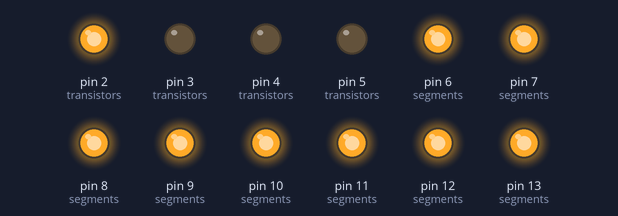
Bench run of a sketch on a simulated Arduino Uno, built with avr-gcc and run on an emulated ATmega328P. Shown: output pins drawn as LEDs (lit = HIGH).

Above: at 0.2 s.
At 1.2 s:
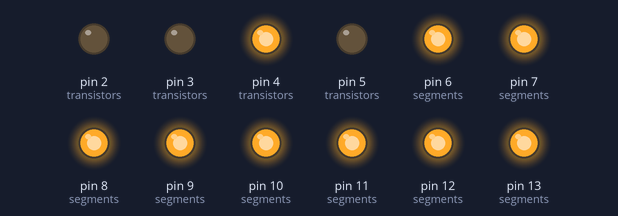
At 1.7 s:
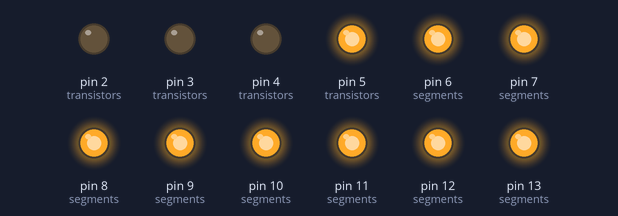
At 3.2 s:
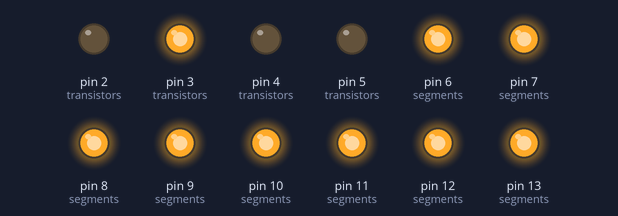
At 4.7 s:
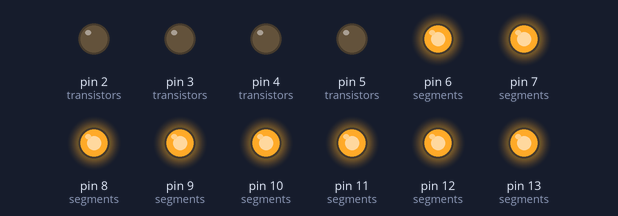
Timing chart, 0 to 5.8 s (numbered marks = the images above):
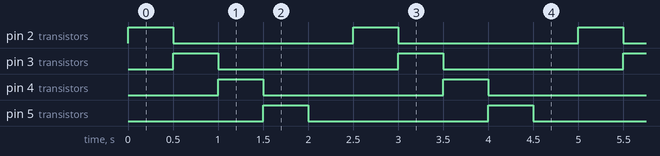

The sketch:

sketch_mapeamento_set_seg.ino
```cpp
#define STATE_HIGH 1
#define STATE_LOW 0
#define NUM_TRANSISTORS (sizeof(transistors) / sizeof(transistors[0]))
typedef struct {
  uint8_t pin;         // Pinos dos segmentos(leds).
  uint8_t bit;         // Mapeamento dos bytes.
  uint8_t active_bit;  // Ligado/desligado.
} segment_t;

typedef struct {
  uint8_t pin;           // Pinos dos transistores.
  uint8_t active_level;  // Estado dos transistores.
} digit_t;

digit_t transistors[] = {
  { 2, STATE_HIGH },
  { 3, STATE_HIGH },
  { 4, STATE_HIGH },
  { 5, STATE_HIGH }
};
enum {
  SEG_A = 0,
  SEG_B,
  SEG_C,
  SEG_D,
  SEG_E,
  SEG_F,
  SEG_G,
  SEG_DP,
  NUM_SEGMENTS
};

segment_t segments[NUM_SEGMENTS] = {
  { 6, 0, STATE_HIGH },   // A
  { 7, 1, STATE_HIGH },   // B
  { 8, 2, STATE_HIGH },   // C
  { 9, 3, STATE_HIGH },   // D
  { 10, 4, STATE_HIGH },  // E
  { 11, 5, STATE_HIGH },  // F
  { 12, 6, STATE_HIGH },  // G
  { 13, 7, STATE_HIGH }   // DP
};


void transistors_off() {
  for (int i = 0; i < NUM_TRANSISTORS; i++) {
    digitalWrite(transistors[i].pin, transistors[i].active_level ? LOW : HIGH);
  }
}
void transistor_on(uint8_t idx) {
  if (idx >= NUM_TRANSISTORS) return;
  digitalWrite(transistors[idx].pin, transistors[idx].active_level ? HIGH : LOW);
}
void transistors_test() {
  for (int i = 0; i <= NUM_TRANSISTORS; i++) {
    transistors_off();
    transistor_on(i);
    delay(500);
  }
}

void segments_off() {
  for (int i = 0; i < NUM_SEGMENTS; i++) {
    digitalWrite(segments[i].pin, segments[i].active_bit ? LOW : HIGH);
  }
}

void transistor_msb(){
  digit_t t = transistors[0];
  digitalWrite(t.pin, t.active_level ? LOW:HIGH);
}

void setup() {
  // put your setup code here, to run once:
  for (int i = 0; i < NUM_TRANSISTORS; i++) {
    pinMode(transistors[i].pin, OUTPUT);
    // Inicia os transistores desligados.
    digitalWrite(transistors[i].pin, transistors[i].active_level ? HIGH:LOW);
  }
  for (int i = 0; i < NUM_SEGMENTS; i++) {
    pinMode(segments[i].pin, OUTPUT);
    digitalWrite(segments[i].pin, segments[i].active_bit ? HIGH : LOW);
  }
}

void loop() {
  // put your main code here, to run repeatedly:
  transistors_test();
}
```

Measured:
- by itself, pin 2 (transistors), pin 3 (transistors), pin 4 (transistors), pin 5 (transistors): alternates HIGH for 0.50 s and LOW for 2.0 s
- by itself, everything shown: repeats every 2.5 s, in 5 steps
